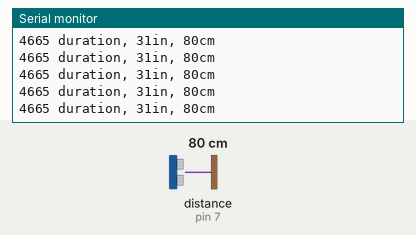
Simulated run of this sketch. Board: Arduino Uno, built with avr-gcc and run on an emulated ATmega328P. On the bench: the last lines printed to the serial monitor. Wiring (inferred from the names in the program): ultrasonic range finder: trigger pin 6; echo pin 7. The inputs (shaded band) are chosen by the test bench; at power-on: distance to the obstacle (sensor on pin 7) 80 cm. The echo pulse lasts 58.3 µs per cm.

Above: at 1.2 s.
1.3 s: distance to the obstacle (sensor on pin 7) set to 35 cm
At 1.6 s:
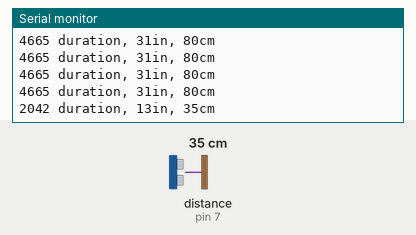
4.3 s: distance to the obstacle (sensor on pin 7) set to 2 cm
At 4.44 s:
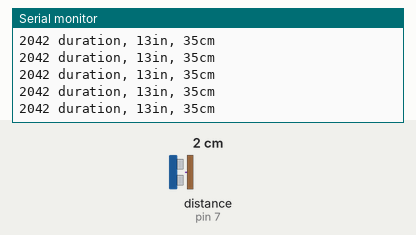
Timing chart, 0 to 7.3 s (numbered marks = the images above; inputs shaded):
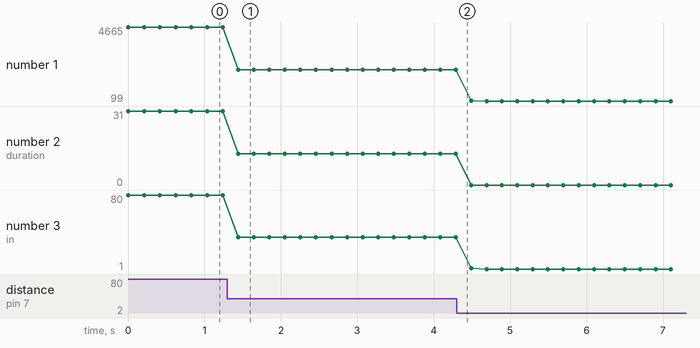

Measured:
- after the input at 1.3 s, the serial monitor: prints a new line after 0.14 s (image 1)
- plotted number 1: 4665 → 2042 after the input at 1.3 s, 2042 → 99 after the input at 4.3 s
- plotted number 2: 31 → 13 after the input at 1.3 s, 13 → 0 after the input at 4.3 s
- plotted number 3: 80 → 35 after the input at 1.3 s, 35 → 1 after the input at 4.3 s

The sketch:

ultrasonic_sensor.ino
```cpp
/*
 * Using a single HC-SR04
 */

const int trig_pin = 6;
const int echo_pin = 7;

void setup() {
  pinMode(trig_pin, OUTPUT);
  pinMode(echo_pin, INPUT);
  Serial.begin(9600);
}

void loop() {
  long duration, inches, cm;

  digitalWrite(trig_pin, LOW);
  delayMicroseconds(2);
  digitalWrite(trig_pin, HIGH);
  delayMicroseconds(10);
  digitalWrite(trig_pin, LOW);

  duration = pulseIn(echo_pin, HIGH);
  inches = microsecondsToInches(duration);
  cm = microsecondsToCentimeters(duration);

  Serial.print(duration);
  Serial.print(" duration, ");
  Serial.print(inches);
  Serial.print("in, ");
  Serial.print(cm);
  Serial.print("cm");
  Serial.println();

  delay(200);
}

long microsecondsToInches(long microseconds) {
  /*
   * According to Parallax's datasheet for the PING))), there are 73.746
   * microseconds per inch (i.e. sound travels at 1130 feet per second).
   * This gives the distance travelled by the ping, outbound and return,
   * so we divide by 2 to get the distance of the obstacle.
   */
  return microseconds / 74 / 2;
}

long microsecondsToCentimeters(long microseconds) {
  /* The speed of sound is 340 m/s or 29 microseconds per centimeter.
   * The ping travels out and back, so to find the distance of the object we
   * take half of the distance travelled.
  */
  return microseconds / 29 / 2;
}
```
